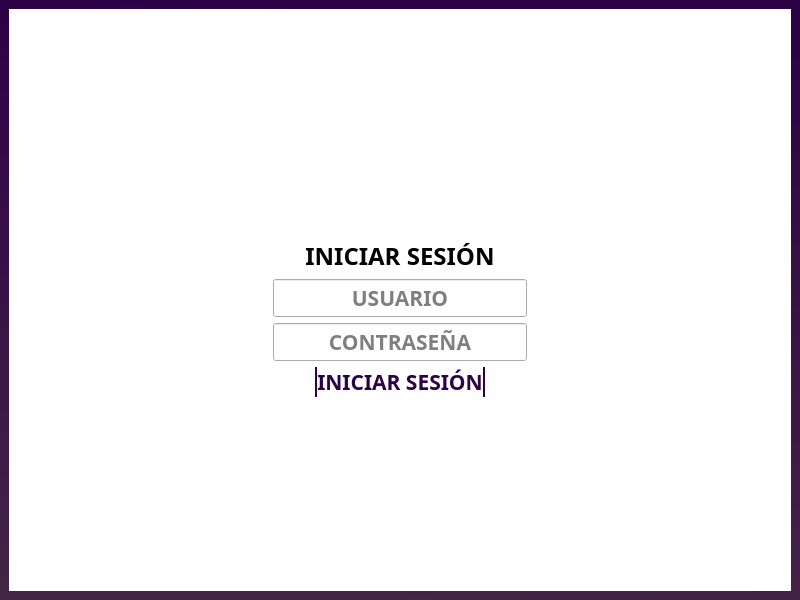
<?xml version="1.0" encoding="UTF-8"?>
<ui version="4.0">
 <class>Login</class>
 <widget class="QMainWindow" name="Login">
  <property name="geometry">
   <rect>
    <x>0</x>
    <y>0</y>
    <width>800</width>
    <height>600</height>
   </rect>
  </property>
  <property name="minimumSize">
   <size>
    <width>800</width>
    <height>600</height>
   </size>
  </property>
  <property name="windowTitle">
   <string>SANDIA SALUD</string>
  </property>
  <property name="windowIcon">
   <iconset>
    <normaloff>../images/logo.jpeg</normaloff>../images/logo.jpeg</iconset>
  </property>
  <property name="styleSheet">
   <string notr="true">*{
	font-family: Agency FB;
	font-weight: bold;
	font-size: 16pt;
}

#centralwidget{
	background: qlineargradient(spread:pad, x1:0.438778, y1:1, x2:0.495, y2:0, stop:0 rgba(67, 37, 70, 255), stop:1 rgba(44, 1, 70, 255))
}

#contenedor_principal{
	background: #ffffff;
	border-radius: 1em;
	
}

#LOGO{
	color: black;
}

QPushButton{
	color: #2C0146;
	border:none;
	border-left: 2px solid #2C0146;
	border-right: 2px solid #2C0146;
	padding: 0.1em 0.8em;
}

QPushButton:hover,QPushButton:focus{
	color: #60029a;
	border-color: #60029a;
}

QPushButton:pressed{
	color: black;
	border-color: black;
}

QStackedWidget{
	background: transparent;
	border: 2px solid #2C0146;
	border-radius: 0.5em;
}

QStackedWidget QWidget{
	background: transparent;
}


QMessageBox{
	background:white;
	color:#2C0146;
}

QMessageBox QLabel{
	color:#2C0146;
}</string>
  </property>
  <widget class="QWidget" name="centralwidget">
   <layout class="QVBoxLayout" name="verticalLayout_3">
    <item>
     <widget class="QWidget" name="contenedor_principal" native="true">
      <property name="styleSheet">
       <string notr="true">QLabel{
	color: #2C0146;
}

QCheckBox{
	color: #2C0146;
}

QCheckBox::indicator:unchecked:disabled{
	image: url(&quot;images/disabled.png&quot;);
	width: 16px;
}

QCheckBox::indicator:checked{
	image: url(&quot;images/check.png&quot;);
	width: 16px;
}

QCheckBox::indicator:unchecked{
	image: url(&quot;images/unchecked.png&quot;);
	width: 16px;
}

QComboBox{
	background: white;
	border: none;
	min-width: 2em;
	color: #2C0146;
}

QComboBox:focus{
	border: 1px dashed  #2C0146;
}

QComboBox QAbstractItemView{
	background: white;
	border: none;
	color: #2C0146;
}

QComboBox QAbstractItemView::item{
	color: #2C0146;
}

QComboBox QAbstractItemView::item:selected {
	border: none;
	border-left: 2px solid #2C0146;
	outline: none;
}

QLineEdit, QTextEdit{
	background: white;
	color:	#2C0146;
	border: none;
	border-bottom: 2px solid #2C0146;
}

QLineEdit:disabled, QTextEdit:disabled,QPushButton:disabled,QDateEdit:disabled{
	background: rgb(235, 235, 235);
	border-color: rgb(235, 235, 235);
}

QLineEdit:focus, QTextEdit:focus{
	color: #60029a;
	border-color: #60029a;
}

QDateEdit{
	padding-right:1em;
	min-width: 6em;
	background: white;
	color: #2C0146;
	border: none;
	border-bottom: 2px solid #2C0146;
}

QCalendarWidget{
	min-width:12em;
}

QCalendarWidget QWidget {
    alternate-background-color: #60029a;
	background-color: #2C0146;
	color: white;
}

#qt_calendar_prevmonth{
	qproperty-icon:url(&quot;images/left-arrow.png&quot;);
}

#qt_calendar_nextmonth{
	qproperty-icon:url(&quot;images/right-arrow.png&quot;);
}

#qt_calendar_navigationbar QSpinBox{
	min-width:4em;
}

QPushButton{
	background: transparent;

}

QScrollBar:vertical {
        border: 1px solid white;
        width:10px;
        margin: 0px 0px 0px 0px;
}
QScrollBar::handle:vertical {
 background: #2C0146;
min-height: 0px;
}
QScrollBar::add-line:vertical {
	height: 0px;
	subcontrol-position: bottom;
	subcontrol-origin: margin;
}
QScrollBar::sub-line:vertical {
	height: 0px;
	subcontrol-position: top;
	subcontrol-origin: margin;
}

Line{
	background: #2C0146;
}
/*
#2C0146;
#60029a;
</string>
      </property>
      <layout class="QGridLayout" name="gridLayout_2">
       <item row="1" column="0">
        <spacer name="horizontalSpacer">
         <property name="orientation">
          <enum>Qt::Orientation::Horizontal</enum>
         </property>
         <property name="sizeHint" stdset="0">
          <size>
           <width>40</width>
           <height>20</height>
          </size>
         </property>
        </spacer>
       </item>
       <item row="0" column="1">
        <spacer name="verticalSpacer_2">
         <property name="orientation">
          <enum>Qt::Orientation::Vertical</enum>
         </property>
         <property name="sizeHint" stdset="0">
          <size>
           <width>20</width>
           <height>40</height>
          </size>
         </property>
        </spacer>
       </item>
       <item row="2" column="1">
        <spacer name="verticalSpacer">
         <property name="orientation">
          <enum>Qt::Orientation::Vertical</enum>
         </property>
         <property name="sizeHint" stdset="0">
          <size>
           <width>20</width>
           <height>40</height>
          </size>
         </property>
        </spacer>
       </item>
       <item row="1" column="1">
        <layout class="QGridLayout" name="gridLayout">
         <item row="5" column="0" alignment="Qt::AlignmentFlag::AlignHCenter">
          <widget class="QPushButton" name="boton_iniciar">
           <property name="cursor">
            <cursorShape>PointingHandCursor</cursorShape>
           </property>
           <property name="text">
            <string>INICIAR SESIÓN</string>
           </property>
          </widget>
         </item>
         <item row="3" column="0">
          <widget class="QLineEdit" name="line_usuario">
           <property name="alignment">
            <set>Qt::AlignmentFlag::AlignCenter</set>
           </property>
           <property name="placeholderText">
            <string>USUARIO</string>
           </property>
          </widget>
         </item>
         <item row="1" column="0">
          <widget class="QLabel" name="label">
           <property name="maximumSize">
            <size>
             <width>427</width>
             <height>240</height>
            </size>
           </property>
           <property name="text">
            <string/>
           </property>
           <property name="pixmap">
            <pixmap>../images/logo_completo.jpeg</pixmap>
           </property>
           <property name="scaledContents">
            <bool>true</bool>
           </property>
          </widget>
         </item>
         <item row="4" column="0">
          <widget class="QLineEdit" name="line_contrasena">
           <property name="styleSheet">
            <string notr="true"/>
           </property>
           <property name="echoMode">
            <enum>QLineEdit::EchoMode::Password</enum>
           </property>
           <property name="alignment">
            <set>Qt::AlignmentFlag::AlignCenter</set>
           </property>
           <property name="placeholderText">
            <string>CONTRASEÑA</string>
           </property>
          </widget>
         </item>
         <item row="2" column="0">
          <widget class="QLabel" name="label_2">
           <property name="styleSheet">
            <string notr="true">font-size: 24px;</string>
           </property>
           <property name="text">
            <string>INICIAR SESIÓN</string>
           </property>
           <property name="alignment">
            <set>Qt::AlignmentFlag::AlignCenter</set>
           </property>
          </widget>
         </item>
        </layout>
       </item>
       <item row="1" column="2">
        <spacer name="horizontalSpacer_2">
         <property name="orientation">
          <enum>Qt::Orientation::Horizontal</enum>
         </property>
         <property name="sizeHint" stdset="0">
          <size>
           <width>40</width>
           <height>20</height>
          </size>
         </property>
        </spacer>
       </item>
      </layout>
     </widget>
    </item>
   </layout>
  </widget>
 </widget>
 <tabstops>
  <tabstop>line_usuario</tabstop>
  <tabstop>line_contrasena</tabstop>
  <tabstop>boton_iniciar</tabstop>
 </tabstops>
 <resources/>
 <connections/>
</ui>
